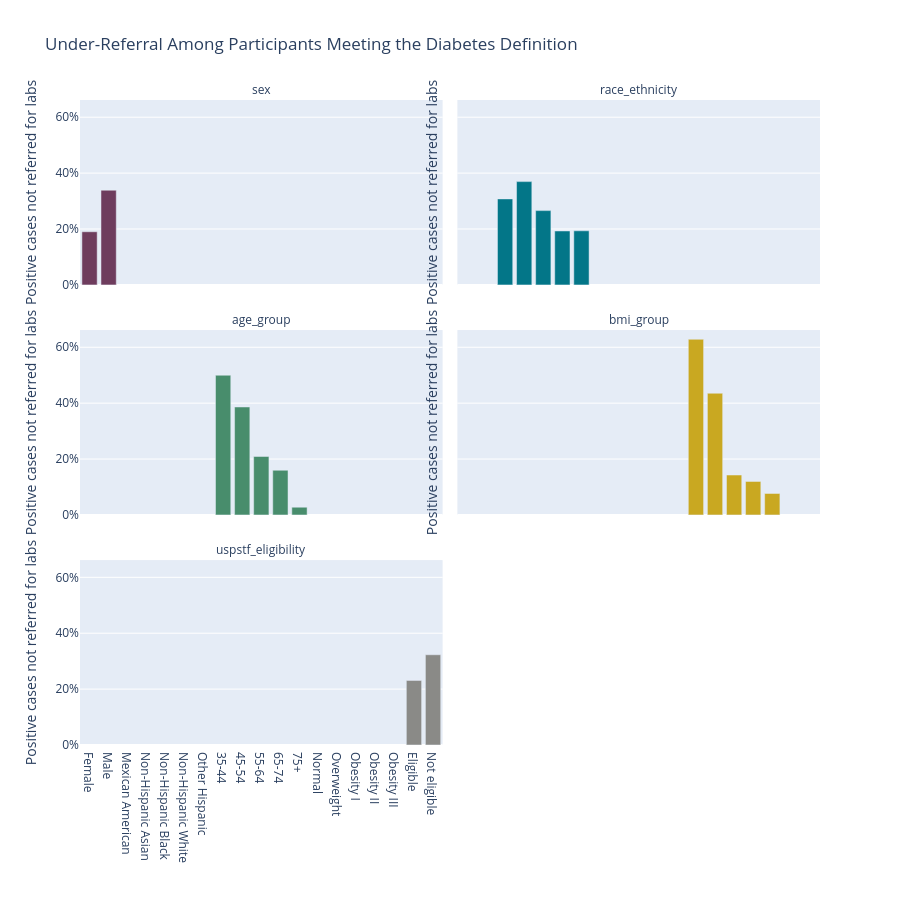

The code cell stored with this chart in its notebook:
### Code cell
fig = px.bar(
    under_referral_table,
    x="group",
    y="under_referral_rate",
    color="group_variable",
    facet_col="group_variable",
    facet_col_wrap=2,

    title=(
        "Under-Referral Among Participants "
        "Meeting the Diabetes Definition"
    ),

    color_discrete_sequence=[
        PROJECT_COLORS[
            "purple_dark"
        ],
        PROJECT_COLORS[
            "teal_dark"
        ],
        PROJECT_COLORS[
            "green_dark"
        ],
        PROJECT_COLORS[
            "yellow_dark"
        ],
        PROJECT_COLORS[
            "grey"
        ]
    ]
)

fig.update_yaxes(
    tickformat=".0%",
    title=(
        "Positive cases not "
        "referred for labs"
    )
)

fig.update_xaxes(
    title=""
)

fig.update_layout(
    height=900,
    showlegend=False
)

fig.for_each_annotation(
    lambda a: a.update(
        text=a.text.split("=")[-1]
    )
)

fig.show()

save_plotly(
    fig,
    "step12_under_referral_among_true_cases",
    height=900
)

### Figure 1 — Plotly figure (JSON) as saved in the notebook; plotly's stock layout.template omitted (floating-point values rounded to 4 significant figures)
{"data": [{"hovertemplate": "group_variable=sex<br>group=%{x}<br>under_referral_rate=%{y}<extra></extra>", "legendgroup": "sex", "marker": {"color": "#6E3C5D", "pattern": {"shape": ""}}, "name": "sex", "orientation": "v", "showlegend": true, "textposition": "auto", "type": "bar", "x": ["Female", "Male"], "xaxis": "x5", "y": [0.1901, 0.3388], "yaxis": "y5"}, {"hovertemplate": "group_variable=race_ethnicity<br>group=%{x}<br>under_referral_rate=%{y}<extra></extra>", "legendgroup": "race_ethnicity", "marker": {"color": "#037688", "pattern": {"shape": ""}}, "name": "race_ethnicity", "orientation": "v", "showlegend": true, "textposition": "auto", "type": "bar", "x": ["Mexican American", "Non-Hispanic Asian", "Non-Hispanic Black", "Non-Hispanic White", "Other Hispanic"], "xaxis": "x6", "y": [0.3077, 0.3696, 0.2658, 0.193, 0.1935], "yaxis": "y6"}, {"hovertemplate": "group_variable=age_group<br>group=%{x}<br>under_referral_rate=%{y}<extra></extra>", "legendgroup": "age_group", "marker": {"color": "#488D6C", "pattern": {"shape": ""}}, "name": "age_group", "orientation": "v", "showlegend": true, "textposition": "auto", "type": "bar", "x": ["35-44", "45-54", "55-64", "65-74", "75+"], "xaxis": "x3", "y": [0.5, 0.3864, 0.2093, 0.16, 0.02778], "yaxis": "y3"}, {"hovertemplate": "group_variable=bmi_group<br>group=%{x}<br>under_referral_rate=%{y}<extra></extra>", "legendgroup": "bmi_group", "marker": {"color": "#C9A821", "pattern": {"shape": ""}}, "name": "bmi_group", "orientation": "v", "showlegend": true, "textposition": "auto", "type": "bar", "x": ["Normal", "Overweight", "Obesity I", "Obesity II", "Obesity III"], "xaxis": "x4", "y": [0.6286, 0.4355, 0.1429, 0.12, 0.07692], "yaxis": "y4"}, {"hovertemplate": "group_variable=uspstf_eligibility<br>group=%{x}<br>under_referral_rate=%{y}<extra></extra>", "legendgroup": "uspstf_eligibility", "marker": {"color": "#8A8A87", "pattern": {"shape": ""}}, "name": "uspstf_eligibility", "orientation": "v", "showlegend": true, "textposition": "auto", "type": "bar", "x": ["Eligible", "Not eligible"], "xaxis": "x", "y": [0.2312, 0.3229], "yaxis": "y"}], "layout": {"annotations": [{"font": {}, "showarrow": false, "text": "uspstf_eligibility", "x": 0.245, "xanchor": "center", "xref": "paper", "y": 0.2867, "yanchor": "bottom", "yref": "paper"}, {"font": {}, "showarrow": false, "text": "age_group", "x": 0.245, "xanchor": "center", "xref": "paper", "y": 0.6433, "yanchor": "bottom", "yref": "paper"}, {"font": {}, "showarrow": false, "text": "bmi_group", "x": 0.755, "xanchor": "center", "xref": "paper", "y": 0.6433, "yanchor": "bottom", "yref": "paper"}, {"font": {}, "showarrow": false, "text": "sex", "x": 0.245, "xanchor": "center", "xref": "paper", "y": 1.0, "yanchor": "bottom", "yref": "paper"}, {"font": {}, "showarrow": false, "text": "race_ethnicity", "x": 0.755, "xanchor": "center", "xref": "paper", "y": 1.0, "yanchor": "bottom", "yref": "paper"}], "barmode": "relative", "height": 900, "legend": {"title": {"text": "group_variable"}, "tracegroupgap": 0}, "showlegend": false, "title": {"text": "Under-Referral Among Participants Meeting the Diabetes Definition"}, "xaxis": {"anchor": "y", "domain": [0, 0.49], "title": {"text": ""}}, "xaxis2": {"anchor": "y2", "domain": [0.51, 1], "matches": "x", "title": {"text": ""}}, "xaxis3": {"anchor": "y3", "domain": [0, 0.49], "matches": "x", "showticklabels": false, "title": {"text": ""}}, "xaxis4": {"anchor": "y4", "domain": [0.51, 1], "matches": "x", "showticklabels": false, "title": {"text": ""}}, "xaxis5": {"anchor": "y5", "domain": [0, 0.49], "matches": "x", "showticklabels": false, "title": {"text": ""}}, "xaxis6": {"anchor": "y6", "domain": [0.51, 1], "matches": "x", "showticklabels": false, "title": {"text": ""}}, "yaxis": {"anchor": "x", "domain": [0, 0.2867], "tickformat": ".0%", "title": {"text": "Positive cases not referred for labs"}}, "yaxis2": {"anchor": "x2", "domain": [0, 0.2867], "matches": "y", "showticklabels": false, "tickformat": ".0%", "title": {"text": "Positive cases not referred for labs"}}, "yaxis3": {"anchor": "x3", "domain": [0.3567, 0.6433], "matches": "y", "tickformat": ".0%", "title": {"text": "Positive cases not referred for labs"}}, "yaxis4": {"anchor": "x4", "domain": [0.3567, 0.6433], "matches": "y", "showticklabels": false, "tickformat": ".0%", "title": {"text": "Positive cases not referred for labs"}}, "yaxis5": {"anchor": "x5", "domain": [0.7133, 1.0], "matches": "y", "tickformat": ".0%", "title": {"text": "Positive cases not referred for labs"}}, "yaxis6": {"anchor": "x6", "domain": [0.7133, 1.0], "matches": "y", "showticklabels": false, "tickformat": ".0%", "title": {"text": "Positive cases not referred for labs"}}}}
